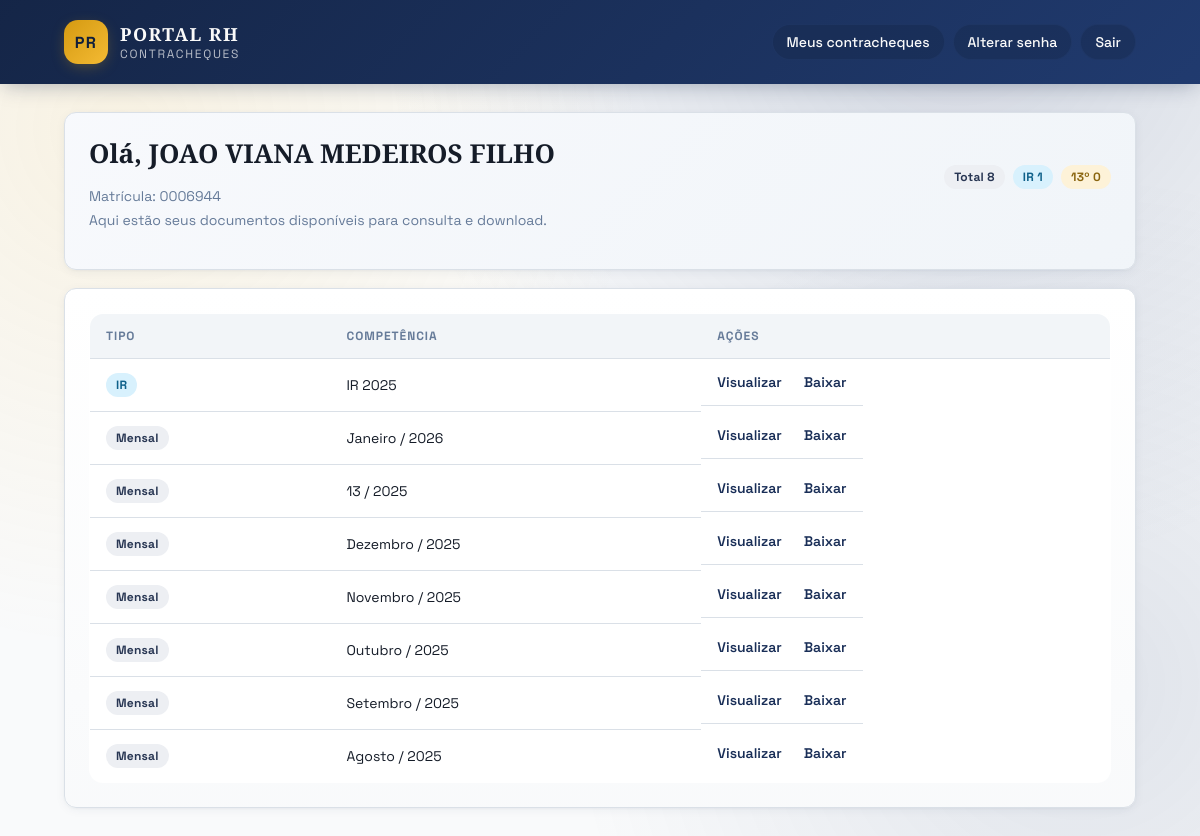
/dashboard (signed in), run on the app's committed database.
### tables this page shows
CREATE TABLE users (
    id INTEGER PRIMARY KEY AUTOINCREMENT,
    matricula TEXT NOT NULL UNIQUE,
    nome TEXT,
    password_hash TEXT NOT NULL,
    must_change_password INTEGER NOT NULL DEFAULT 1
, cpf TEXT, department TEXT, position TEXT, email TEXT, is_admin INTEGER NOT NULL DEFAULT 0, last_login_at TEXT, complemento TEXT);

CREATE TABLE payslips (
    id INTEGER PRIMARY KEY AUTOINCREMENT,
    user_id INTEGER NOT NULL,
    referencia TEXT NOT NULL,
    file_path TEXT NOT NULL, file_name TEXT, issued_by_admin INTEGER NOT NULL DEFAULT 0, viewed_at TEXT, downloaded_at TEXT,
    UNIQUE(user_id, referencia),
    FOREIGN KEY (user_id) REFERENCES users(id) ON DELETE CASCADE
);

### app_sqlite.py (the view)
@app.route("/dashboard")
@login_required
def dashboard():
    uid = current_user_id()
    conn = get_db()
    cur = conn.cursor()
    cur.execute("SELECT matricula, COALESCE(nome,'') FROM users WHERE id=?", (uid,))
    row = cur.fetchone()
    matricula = row[0] if row else ""
    nome = row[1] or "Nome não cadastrado"
    cur.execute(
        """
        SELECT id, referencia, file_path
        FROM payslips
        WHERE user_id=?
        ORDER BY (referencia IS NULL) ASC, referencia DESC, id DESC
        """,
        (uid,)
    )
    payslips = cur.fetchall()
    cur.close()
    conn.close()
    months = {
        "01": "Janeiro", "02": "Fevereiro", "03": "Março", "04": "Abril",
        "05": "Maio", "06": "Junho", "07": "Julho", "08": "Agosto",
        "09": "Setembro", "10": "Outubro", "11": "Novembro", "12": "Dezembro",
    }
    def format_ref(ref: str) -> str:
        ref = ref or ""
        if ref.startswith("IR-") and len(ref) >= 6:
            return f"IR {ref[3:]}"
        if ref.startswith("13-") and len(ref) >= 6:
            return f"13º {ref[3:]}"
        parts = ref.split("-")
        if len(parts) == 2 and parts[0].isdigit():
            year, month = parts
            return f"{months.get(month, month)} / {year}"
        return ref or "sem-ref"
    normalized = []
    total = 0
    total_ir = 0
    total_13 = 0
    for pid, ref, file_path in payslips:
        abs_path = _normalize_to_abs(file_path)
        total += 1
        if (ref or "").startswith("IR-"):
            total_ir += 1
        elif (ref or "").startswith("13-"):
            total_13 += 1
        normalized.append({
            "id": pid,
            "referencia": ref or "sem-ref",
            "label": format_ref(ref or ""),
            "abs_path": abs_path
        })
    return render_template("dashboard.html",
                           payslips=normalized,
                           total=total,
                           total_ir=total_ir,
                           total_13=total_13,
                           matricula=matricula,
                           nome=nome)

### app_sqlite.py (called while the page is built)
def get_db():
    conn = sqlite3.connect(DB_PATH)
    conn.row_factory = sqlite3.Row
    conn.execute("PRAGMA journal_mode=WAL;")
    conn.execute("PRAGMA synchronous=NORMAL;")
    conn.execute("PRAGMA foreign_keys=ON;")
    return conn

def _normalize_to_abs(p: str) -> str:
    p = (p or "").replace("\\", "/")
    P = Path(p)
    if not P.is_absolute():
        P = Path(os.getcwd()) / P
    return str(P.resolve())

def current_user_id():
    return session.get("user_id")

def login_required(fn):
    from functools import wraps
    @wraps(fn)
    def wrapper(*args, **kwargs):
        if not current_user_id():
            return redirect(url_for("login"))
        return fn(*args, **kwargs)
    return wrapper

### templates/dashboard.html
{% extends "base.html" %}
{% block content %}
<section class="card-elevated dashboard-hero">
  <div class="hero-header">
    <div>
      <h2 class="page-title">Ol&aacute;, {{ nome }}</h2>
      <p class="muted-text">Matr&iacute;cula: {{ matricula }}</p>
    </div>
    <div class="hero-badges">
      <span class="badge badge-neutral">Total {{ total }}</span>
      <span class="badge badge-ir">IR {{ total_ir }}</span>
      <span class="badge badge-13">13&ordm; {{ total_13 }}</span>
    </div>
  </div>
  <p class="page-subtitle">Aqui est&atilde;o seus documentos dispon&iacute;veis para consulta e download.</p>
</section>
<section class="card-elevated dashboard-card">
  {% if payslips %}
  <table class="table">
    <thead>
      <tr>
        <th>Tipo</th>
        <th>Compet&ecirc;ncia</th>
        <th class="text-right">A&ccedil;&otilde;es</th>
      </tr>
    </thead>
    <tbody>
    {% for p in payslips %}
      <tr class="payslip-row">
        <td>
          {% if p.referencia.startswith('IR-') %}
            <span class="badge badge-ir">IR</span>
          {% elif p.referencia.startswith('13-') %}
            <span class="badge badge-13">13&ordm;</span>
          {% else %}
            <span class="badge badge-neutral">Mensal</span>
          {% endif %}
        </td>
        <td>{{ p.label }}</td>
        <td class="action-links text-right">
          <a href="{{ url_for('view_pdf', path=p.abs_path, pid=p.id) }}" target="_blank">Visualizar</a>
          <a href="{{ url_for('download_pdf', path=p.abs_path, pid=p.id) }}">Baixar</a>
        </td>
      </tr>
    {% endfor %}
    </tbody>
  </table>
  {% else %}
  <div class="empty-state">N&atilde;o h&aacute; documentos dispon&iacute;veis.</div>
  {% endif %}
</section>
{% endblock %}

### static/style.css (style rules this page uses)
:root { --background: 210 20% 98%; --foreground: 220 30% 12%; --card: 0 0% 100%; --card-foreground: 220 30% 12%; --primary: 220 55% 22%; --primary-foreground: 0 0% 98%; --gold: 42 85% 48%; --gold-light: 42 90% 62%; --gold-foreground: 220 55% 15%; --secondary: 210 30% 94%; --muted: 210 25% 92%; --muted-foreground: 215 20% 50%; --success: 142 71% 38%; --warning: 38 92% 50%; --destructive: 0 72% 51%; --border: 214 20% 88%; --ring: 220 55% 22%; --radius: 0.75rem; --shadow-card: 0 2px 12px -2px hsl(220 55% 22% / 0.08), 0 1px 4px -1px hsl(220 55% 22% / 0.06); --shadow-nav: 0 4px 20px -4px hsl(220 55% 18% / 0.35); --shadow-gold: 0 4px 16px -4px hsl(42 85% 48% / 0.4); --gradient-hero: linear-gradient(135deg, hsl(220 55% 18%) 0%, hsl(220 55% 28%) 100%); --gradient-gold: linear-gradient(135deg, hsl(42 85% 45%) 0%, hsl(42 90% 58%) 100%); --gradient-card: linear-gradient(180deg, hsl(0 0% 100%) 0%, hsl(210 25% 98%) 100%); --font-sans: "Space Grotesk", "Segoe UI", system-ui, -apple-system, Arial, sans-serif; --font-serif: "Source Serif 4", "Times New Roman", serif; }
* { box-sizing: border-box; }
body { margin: 0; min-height: 100vh; font-family: var(--font-sans); background: hsl(var(--background)); color: hsl(var(--foreground)); }
body::before { content: ""; position: fixed; inset: 0; background: radial-gradient(circle at 10% 15%, hsl(42 90% 58% / 0.12), transparent 40%), radial-gradient(circle at 80% 0%, hsl(220 55% 28% / 0.18), transparent 45%), radial-gradient(circle at 90% 80%, hsl(220 55% 28% / 0.12), transparent 40%); pointer-events: none; z-index: -1; }
a { color: inherit; text-decoration: none; }
.text-right { text-align: right; }
.muted-text { color: hsl(var(--muted-foreground)); font-size: 14px; }
.page-title { font-family: var(--font-serif); font-size: 26px; margin: 0 0 16px; }
.page-subtitle { margin: -8px 0 18px; color: hsl(var(--muted-foreground)); font-size: 14px; }
.card-elevated { background: var(--gradient-card); border: 1px solid hsl(var(--border)); border-radius: var(--radius); box-shadow: var(--shadow-card); }
.dashboard-card { padding: 24px; animation: fade-in 0.35s ease; }
.dashboard-hero { padding: 22px 24px; margin-bottom: 18px; background: linear-gradient(135deg, hsl(220 50% 98%) 0%, hsl(210 40% 96%) 100%); }
.hero-header { display: flex; align-items: center; justify-content: space-between; flex-wrap: wrap; gap: 12px; }
.hero-badges { display: flex; flex-wrap: wrap; gap: 8px; }
.table { width: 100%; border-collapse: collapse; overflow: hidden; border-radius: 14px; border: 1px solid hsl(var(--border)); background: hsl(var(--card)); }
.table th, .table td { padding: 14px 16px; text-align: left; border-bottom: 1px solid hsl(var(--border)); font-size: 14px; }
.table th { text-transform: uppercase; letter-spacing: 0.08em; font-size: 12px; color: hsl(var(--muted-foreground)); background: hsl(210 30% 96%); }
.table tr:last-child td { border-bottom: none; }
.action-links a { color: hsl(var(--primary)); font-weight: 600; margin-right: 10px; }
.action-links a:last-child { margin-right: 0; }
.action-links { display: inline-flex; gap: 12px; }
.badge { display: inline-flex; align-items: center; justify-content: center; padding: 4px 10px; border-radius: 999px; font-size: 12px; font-weight: 700; letter-spacing: 0.02em; }
.badge-neutral { background: hsl(220 20% 94%); color: hsl(220 35% 24%); }
.badge-ir { background: hsl(200 90% 92%); color: hsl(200 80% 30%); }
.badge-13 { background: hsl(42 90% 92%); color: hsl(42 80% 30%); }

### data on the page
users: nome "JOAO VIANA MEDEIROS FILHO", matricula "0006944"
payslips: referencia "IR", label "IR 2025"
payslips: referencia "Mensal", label "Janeiro / 2026"
payslips: referencia "Mensal", label "13 / 2025"
payslips: referencia "Mensal", label "Dezembro / 2025"
payslips: referencia "Mensal", label "Novembro / 2025"
payslips: referencia "Mensal", label "Outubro / 2025"
payslips: referencia "Mensal", label "Setembro / 2025"
payslips: referencia "Mensal", label "Agosto / 2025"

### other printed values
{{ total }} "8"
{{ total_ir }} "1"
{{ total_13 }} "0"
